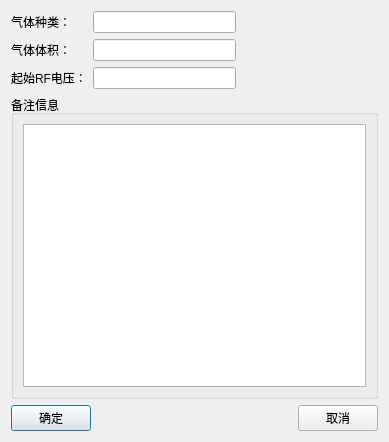
<?xml version="1.0" encoding="UTF-8"?>
<ui version="4.0">
 <class>DatabaseInsertDialog</class>
 <widget class="QDialog" name="DatabaseInsertDialog">
  <property name="geometry">
   <rect>
    <x>0</x>
    <y>0</y>
    <width>389</width>
    <height>442</height>
   </rect>
  </property>
  <property name="windowTitle">
   <string>Dialog</string>
  </property>
  <layout class="QVBoxLayout" name="verticalLayout">
   <item>
    <layout class="QGridLayout" name="gridLayout">
     <item row="3" column="0">
      <widget class="QLabel" name="label_3">
       <property name="text">
        <string>起始RF电压：</string>
       </property>
      </widget>
     </item>
     <item row="1" column="0">
      <widget class="QLabel" name="label_2">
       <property name="text">
        <string>气体体积：</string>
       </property>
      </widget>
     </item>
     <item row="0" column="0">
      <widget class="QLabel" name="label">
       <property name="text">
        <string>气体种类：</string>
       </property>
      </widget>
     </item>
     <item row="0" column="1">
      <widget class="QLineEdit" name="lineEdit_gasType"/>
     </item>
     <item row="1" column="2">
      <spacer name="horizontalSpacer_2">
       <property name="orientation">
        <enum>Qt::Horizontal</enum>
       </property>
       <property name="sizeHint" stdset="0">
        <size>
         <width>40</width>
         <height>20</height>
        </size>
       </property>
      </spacer>
     </item>
     <item row="1" column="1">
      <widget class="QLineEdit" name="lineEdit_gasVolume"/>
     </item>
     <item row="3" column="1">
      <widget class="QLineEdit" name="lineEdit_startRF"/>
     </item>
    </layout>
   </item>
   <item>
    <widget class="QGroupBox" name="groupBox">
     <property name="title">
      <string>备注信息</string>
     </property>
     <layout class="QGridLayout" name="gridLayout_2">
      <item row="0" column="0">
       <widget class="QTextEdit" name="textEdit"/>
      </item>
     </layout>
    </widget>
   </item>
   <item>
    <layout class="QHBoxLayout" name="horizontalLayout">
     <item>
      <widget class="QPushButton" name="pushButton_sure">
       <property name="text">
        <string>确定</string>
       </property>
      </widget>
     </item>
     <item>
      <spacer name="horizontalSpacer">
       <property name="orientation">
        <enum>Qt::Horizontal</enum>
       </property>
       <property name="sizeHint" stdset="0">
        <size>
         <width>40</width>
         <height>20</height>
        </size>
       </property>
      </spacer>
     </item>
     <item>
      <widget class="QPushButton" name="pushButton_cancel">
       <property name="text">
        <string>取消</string>
       </property>
      </widget>
     </item>
    </layout>
   </item>
  </layout>
 </widget>
 <resources/>
 <connections/>
</ui>
